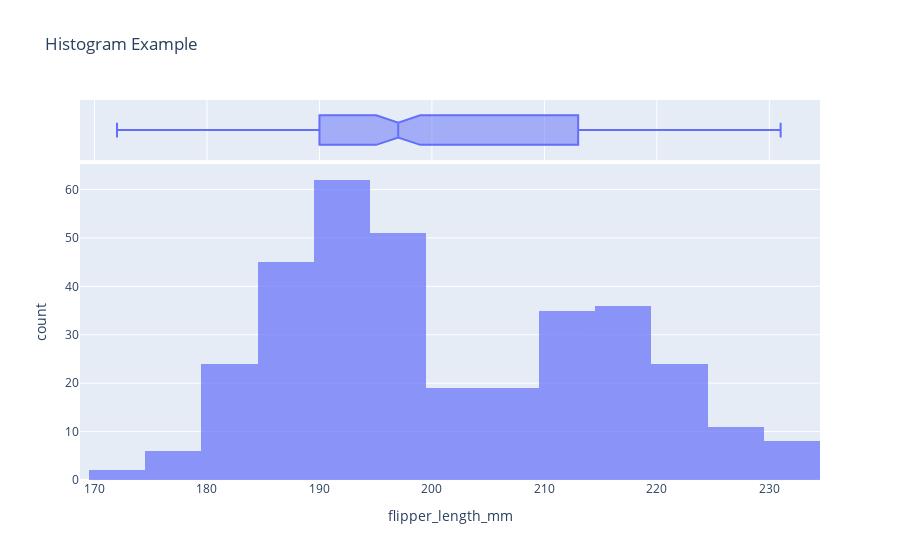

Notebook code for this chart:
### Code cell
import plotly.express as px
import seaborn as sns

# Load Sample Data
df = sns.load_dataset("penguins")

# Plotly Histogram
fig = px.histogram(df, x="flipper_length_mm", nbins=20, marginal="box", title="Histogram Example", opacity=0.7)

# Show plot
fig.show()

### Figure 1 — Plotly figure (JSON) as saved in the notebook; plotly's stock layout.template omitted (floating-point values rounded to 4 significant figures; data arrays with more than 128 entries replaced by an {"elided": "..."} marker saying what was removed)
{"data": [{"alignmentgroup": "True", "bingroup": "x", "hovertemplate": "flipper_length_mm=%{x}<br>count=%{y}<extra></extra>", "legendgroup": "", "marker": {"color": "#636efa", "opacity": 0.7, "pattern": {"shape": ""}}, "name": "", "nbinsx": 20, "offsetgroup": "", "orientation": "v", "showlegend": false, "type": "histogram", "x": {"elided": "344 int values"}, "xaxis": "x", "yaxis": "y"}, {"alignmentgroup": "True", "hovertemplate": "flipper_length_mm=%{x}<extra></extra>", "legendgroup": "", "marker": {"color": "#636efa"}, "name": "", "notched": true, "offsetgroup": "", "showlegend": false, "type": "box", "x": {"elided": "344 int values"}, "xaxis": "x2", "yaxis": "y2"}], "layout": {"barmode": "relative", "legend": {"tracegroupgap": 0}, "title": {"text": "Histogram Example"}, "xaxis": {"anchor": "y", "domain": [0, 1], "title": {"text": "flipper_length_mm"}}, "xaxis2": {"anchor": "y2", "domain": [0, 1], "matches": "x", "showgrid": true, "showticklabels": false}, "yaxis": {"anchor": "x", "domain": [0, 0.8316], "title": {"text": "count"}}, "yaxis2": {"anchor": "x2", "domain": [0.8416, 1], "matches": "y2", "showgrid": false, "showline": false, "showticklabels": false, "ticks": ""}}}
